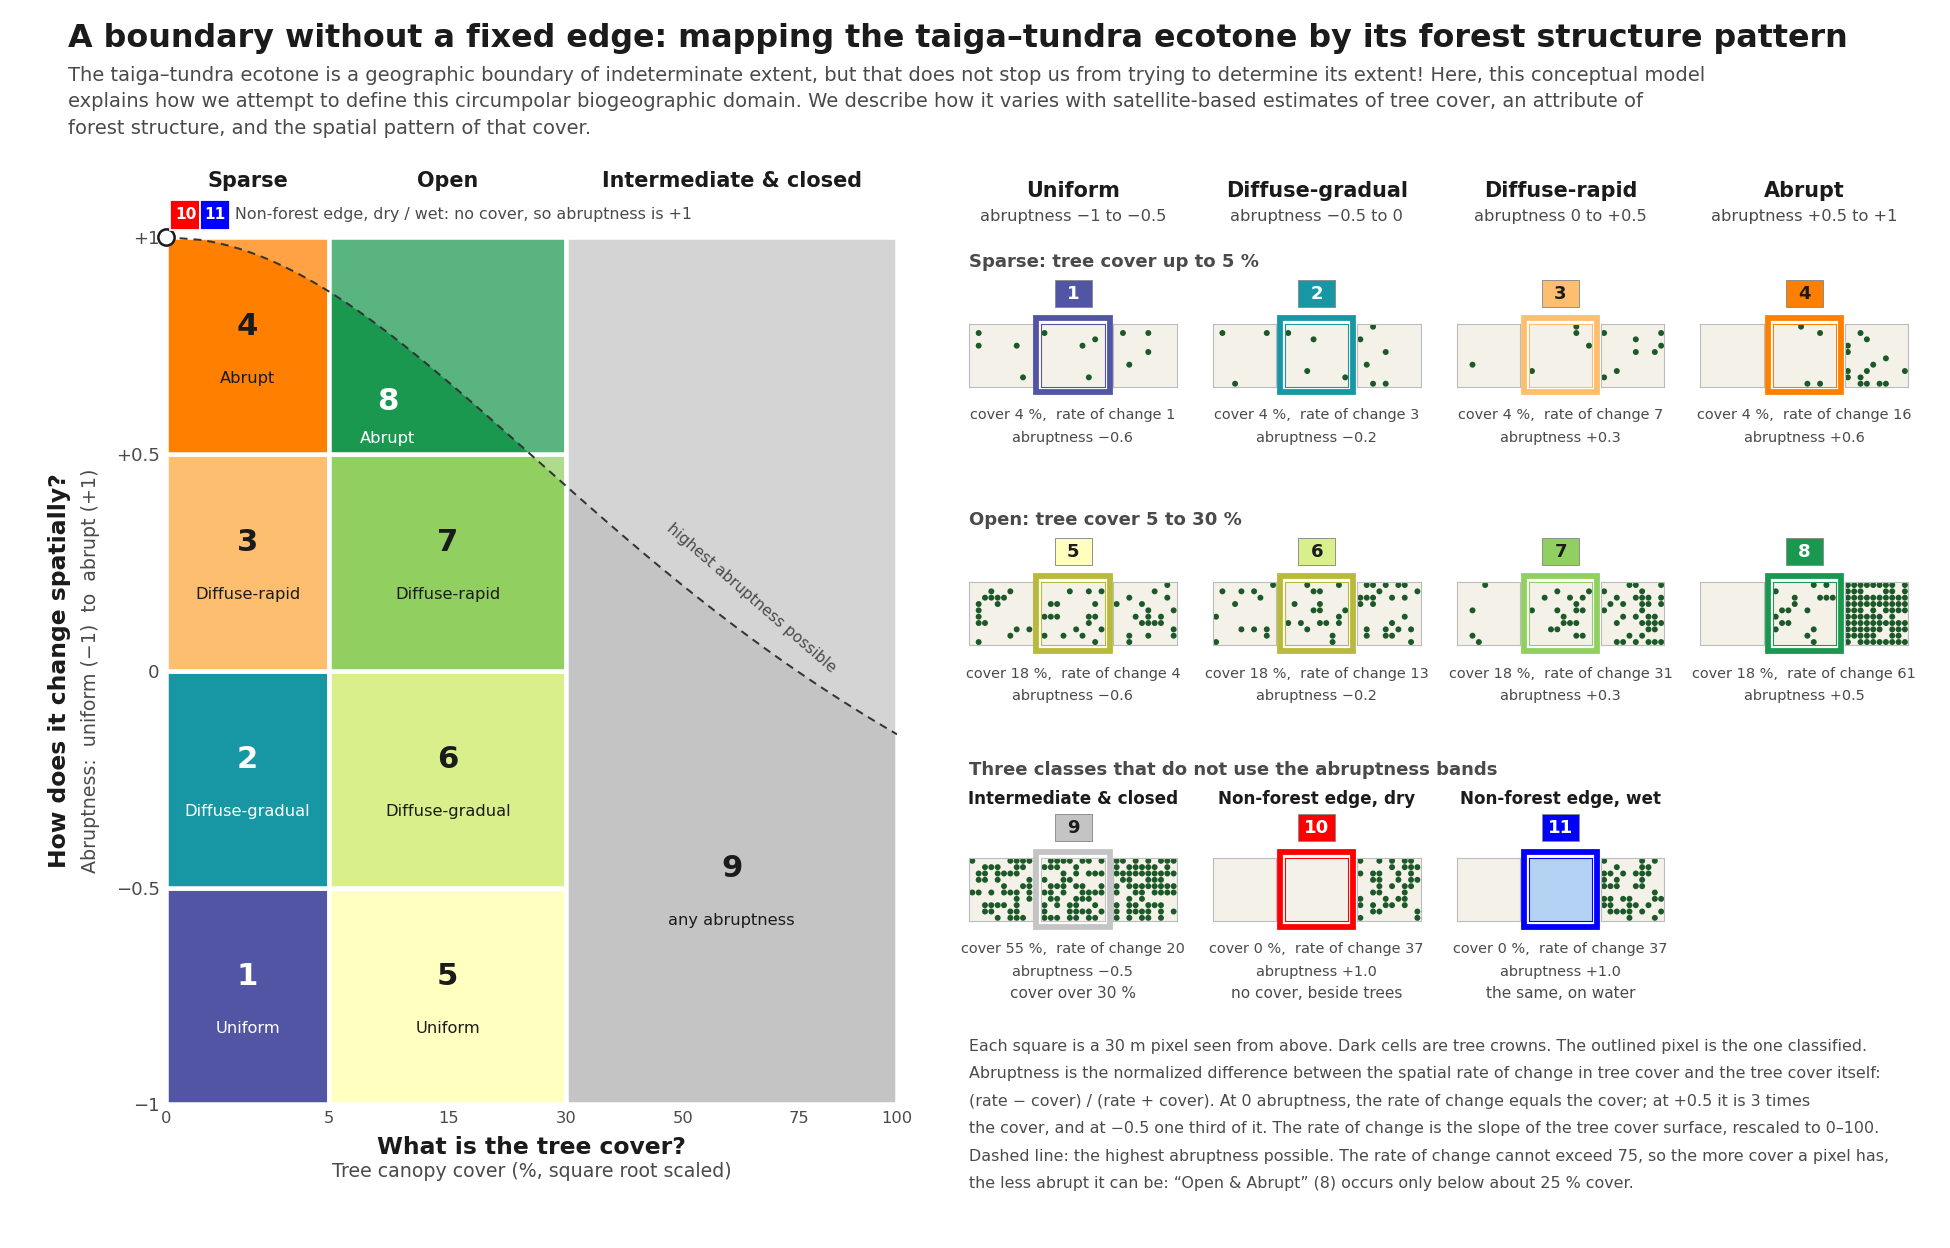

This chart was generated by the following Python code:
"""Conceptual diagram of the TTE classes (tte_classes_diagram.png / .svg, at the top of the README).
Every example pixel is checked against classify() in lib/tte_map.py."""
import re, sys, warnings; warnings.filterwarnings('ignore')
import numpy as np, matplotlib; matplotlib.use('Agg')
import matplotlib.pyplot as plt
from matplotlib.patches import Polygon, Rectangle
from matplotlib.collections import EllipseCollection
# the real code: slope_deg_4n, abruptness, classify (pure numpy), cut out of lib/tte_map.py so no GDAL is needed
import os
HERE = os.path.dirname(os.path.abspath(__file__))
src = open(os.path.join(HERE, '..', '..', 'lib', 'tte_map.py')).read()
ns = dict(np=np, GRID_RES=30.0, SPARSE_MAX=5, OPEN_MAX=30, RELERR_MAX=None, WATER_OCC_MIN=1)
i = src.index('def slope_deg_4n'); j = src.index('# ---------------------------------------------------------------------------\n# Tile driver')
exec(src[i:j], ns)
ns['RELERR_MAX'] = 0
NAMES = {1: 'Sparse & Uniform', 2: 'Sparse & Diffuse-gradual', 3: 'Sparse & Diffuse-rapid', 4: 'Sparse & Abrupt', 5: 'Open & Uniform', 6: 'Open & Diffuse-gradual',
         7: 'Open & Diffuse-rapid', 8: 'Open & Abrupt', 9: 'Intermediate & Closed', 10: 'Non-forest edge (dry)', 11: 'Non-forest edge (wet)'}
COL = dict(zip(range(1, 12), ['#5255a3', '#1796a3', '#fdbf6f', '#ff7f00', '#ffffbf', '#d9ef8b', '#91cf60', '#1a9850', '#c4c4c4', '#ff0000', '#0000ff']))
EX = {1: (3.5, 4, 4.5), 2: (3, 4, 5.5), 3: (1, 4, 8), 4: (0, 4, 15), 5: (16, 18, 20), 6: (12, 18, 24), 7: (4, 18, 36), 8: (0, 18, 85), 9: (45, 55, 65), 10: (0, 0, 40), 11: (0, 0, 40)}
res = {}
for k, (L, t, R) in EX.items():
    z = np.tile(np.array([[L, L, t, R, R]], float), (5, 1)); occ = np.zeros(z.shape)
    if k == 11: occ[:, 2] = 100
    o = ns['classify'](z.copy(), np.ones(z.shape, bool), occ)
    tcc_d = z.copy(); rate, ab = ns['abruptness'](tcc_d.astype(np.float32))
    got = int(o['tte_classification'][2, 2]); res[k] = (float(rate[2, 2]), float(o['tte_abruptness'][2, 2]), got)
    assert got == k, (k, got, res[k])
print('all 11 examples get their class from classify():', {k: (round(v[0], 1), round(v[1], 2)) for k, v in res.items()})
RM = np.degrees(np.arctan(np.hypot(100, 100) / 60)) / .9
INK, INK2, MUTE = '#1b1b1b', '#4a4a4a', '#8a8a8a'
plt.rcParams.update({'font.family': 'DejaVu Sans', 'font.size': 9, 'text.color': INK, 'axes.labelcolor': INK, 'svg.fonttype': 'path', 'hatch.linewidth': .5})
fig = plt.figure(figsize=(15, 9.6), facecolor='white'); q = np.sqrt
fig.text(.035, .962, 'A boundary without a fixed edge: mapping the taiga–tundra ecotone by its forest structure pattern', fontsize=17.6, weight='bold')
for yy, t in ((.935, 'The taiga–tundra ecotone is a geographic boundary of indeterminate extent, but that does not stop us from trying to determine its extent! Here, this conceptual model'),
              (.914, 'explains how we attempt to define this circumpolar biogeographic domain. We describe how it varies with satellite-based estimates of tree cover, an attribute of'),
              (.893, 'forest structure, and the spatial pattern of that cover.')):
    fig.text(.035, yy, t, fontsize=10.8, color=INK2)
ax = fig.add_axes([.085, .115, .375, .695])
EDGE = [-1, -.5, 0, .5, 1]
for b in range(4):
    ax.add_patch(Rectangle((0, EDGE[b]), q(5), .5, fc=COL[1 + b], ec='white', lw=2.5)); ax.add_patch(Rectangle((q(5), EDGE[b]), q(30) - q(5), .5, fc=COL[5 + b], ec='white', lw=2.5))
ax.add_patch(Rectangle((q(30), -1), q(100) - q(30), 2, fc=COL[9], ec='white', lw=2.5))
tt = np.linspace(0, 100, 400); amax = (RM - tt) / (RM + tt)          # highest abruptness possible at each cover
ax.fill_between(q(tt), amax, 1, fc='white', alpha=.28, lw=0, zorder=3)
ax.plot(q(tt), amax, color='#333333', lw=1.1, ls=(0, (4, 3)), zorder=4)
ax.text(q(63), .155, 'highest abruptness possible', rotation=-41, rotation_mode='anchor', ha='center', va='bottom', fontsize=8.6, color=INK2, zorder=5)
N2 = ['Uniform', 'Diffuse-gradual', 'Diffuse-rapid', 'Abrupt']
for b in range(4):
    yc = EDGE[b] + .25
    for k, xc in ((1 + b, q(5) / 2), (5 + b, (q(5) + q(30)) / 2)):
        c = 'white' if k in (1, 2, 8) else INK
        if k == 8: xc, yc_ = q(9.2), .575
        else: yc_ = yc
        ax.text(xc, yc_ + .045, str(k), ha='center', va='center', fontsize=17, weight='bold', color=c, zorder=5)
        ax.text(xc, yc_ - (.04 if k == 8 else .075), N2[b], ha='center', va='center', fontsize=9, color=c, zorder=5)
ax.text((q(30) + q(100)) / 2, -.455, '9', ha='center', va='center', fontsize=17, weight='bold', zorder=5); ax.text((q(30) + q(100)) / 2, -.575, 'any abruptness', ha='center', va='center', fontsize=9, zorder=5)
ax.plot(0, 1, 'o', ms=9, mfc='white', mec=INK, mew=1.4, clip_on=False, zorder=8)
ax.plot([0, .12], [1.0, 1.045], color=INK, lw=.9, clip_on=False, zorder=7)
for k, xx in ((10, .27), (11, .67)):
    ax.plot(xx, 1.052, 's', ms=17, mfc=COL[k], mec='white', mew=1, clip_on=False, zorder=8); ax.text(xx, 1.052, str(k), color='white', ha='center', va='center', fontsize=8.5, weight='bold', zorder=9)
ax.text(.95, 1.052, 'Non-forest edge, dry / wet: no cover, so abruptness is +1', fontsize=8.8, color=INK2, va='center')
for x0, x1, t in ((0, 5, 'Sparse'), (5, 30, 'Open'), (30, 100, 'Intermediate & closed')):
    ax.text((q(x0) + q(x1)) / 2, 1.115, t, ha='center', fontsize=11.5, weight='bold')
ax.set_xlim(0, q(100)); ax.set_ylim(-1, 1); xt = [0, 5, 15, 30, 50, 75, 100]
ax.set_xticks(q(xt)); ax.set_xticklabels([str(v) for v in xt]); ax.set_yticks(EDGE); ax.set_yticklabels(['−1', '−0.5', '0', '+0.5', '+1'], fontsize=10)
ax.text(q(100) / 2, -1.115, 'What is the tree cover?', ha='center', fontsize=13, weight='bold'); ax.text(q(100) / 2, -1.168, 'Tree canopy cover (%, square root scaled)', ha='center', fontsize=10.5, color=INK2)
ax.text(-1.45, 0, 'How does it change spatially?', rotation=90, ha='center', va='center', fontsize=13, weight='bold'); ax.text(-1.03, 0, 'Abruptness:  uniform (−1)  to  abrupt (+1)', rotation=90, ha='center', va='center', fontsize=10.5, color=INK2)
for s_ in ax.spines.values(): s_.set_visible(False)
ax.tick_params(length=0, colors=INK2)
# examples
rng = np.random.default_rng(4); ORD = [rng.permutation(100) for _ in range(40)]
def strip(x0, y0, k, w=.0325):
    L, t, R = EX[k]; h = w * 15 / 9.6
    for m, v in enumerate((L, t, R)):
        a2 = fig.add_axes([x0 + m * (w + .0045), y0, w, h]); bg = [.955, .945, .915]
        if k == 11 and m == 1: bg = [.70, .82, .95]
        n = int(round(v)); idx = ORD[(k * 3 + m) % 40][:n]
        a2.set_facecolor(bg); a2.set_xlim(0, 10); a2.set_ylim(0, 10); a2.set_xticks([]); a2.set_yticks([])
        a2.add_collection(EllipseCollection([.94] * n, [.94] * n, [0] * n, units='x', offsets=np.c_[idx % 10 + .5, idx // 10 + .5].reshape(-1, 2), transOffset=a2.transData, fc=[.11, .35, .16], ec='none'))
        for s in a2.spines.values(): s.set_color(COL[k] if m == 1 and k not in (5, 6) else ('#b9b93a' if m == 1 else '#bbbbbb')); s.set_linewidth(.6)
    ec = COL[k] if k not in (5, 6) else '#b9b93a'
    fig.add_artist(Rectangle((x0 + w + .0045 - .0025, y0 - .0045), w + .005, h + .009, transform=fig.transFigure, fc='none', ec=ec, lw=3.2, zorder=9))
    rate, ab, _ = res[k]
    fig.text(x0 + 1.5 * w + .0045, y0 - .026, f'cover {t:g} %,  rate of change {rate:.0f}', ha='center', fontsize=8, color=INK2)
    fig.text(x0 + 1.5 * w + .0045, y0 - .044, f'abruptness {ab:+.1f}'.replace('-', '−'), ha='center', fontsize=8, color=INK2)
X0 = [.497, .622, .747, .872]; H = N2; H2 = ['−1 to −0.5', '−0.5 to 0', '0 to +0.5', '+0.5 to +1']; M = .0533
def chip(x, y, k):
    fig.patches.append(Rectangle((x - .0095, y), .019, .022, transform=fig.transFigure, fc=COL[k], ec=MUTE, lw=.5))
    fig.text(x, y + .0105, str(k), ha='center', va='center', fontsize=10, weight='bold', color='white' if k in (1, 2, 8, 10, 11) else INK)
for x, a1, b1 in zip(X0, H, H2):
    fig.text(x + M, .842, a1, ha='center', fontsize=11.5, weight='bold'); fig.text(x + M, .823, 'abruptness ' + b1, ha='center', fontsize=9, color=INK2)
for y, ks, name in ((.69, (1, 2, 3, 4), 'Sparse: tree cover up to 5 %'), (.483, (5, 6, 7, 8), 'Open: tree cover 5 to 30 %')):
    fig.text(X0[0], y + .096, name, fontsize=10, weight='bold', color=INK2)
    for x, k in zip(X0, ks): strip(x, y, k); chip(x + M, y + .064, k)
y = .262; fig.text(X0[0], y + .117, 'Three classes that do not use the abruptness bands', fontsize=10, weight='bold', color=INK2)
for x, k, a1, b1 in zip(X0, (9, 10, 11), ('Intermediate & closed', 'Non-forest edge, dry', 'Non-forest edge, wet'), ('cover over 30 %', 'no cover, beside trees', 'the same, on water')):
    strip(x, y, k); chip(x + M, y + .064, k); fig.text(x + M, y + .094, a1, ha='center', fontsize=9.3, weight='bold'); fig.text(x + M, y - .062, b1, ha='center', fontsize=8.5, color=INK2)
for yy, tx in ((.158, 'Each square is a 30 m pixel seen from above. Dark cells are tree crowns. The outlined pixel is the one classified.'),
               (.136, 'Abruptness is the normalized difference between the spatial rate of change in tree cover and the tree cover itself:'),
               (.114, '(rate − cover) / (rate + cover). At 0 abruptness, the rate of change equals the cover; at +0.5 it is 3 times'),
               (.092, 'the cover, and at −0.5 one third of it. The rate of change is the slope of the tree cover surface, rescaled to 0–100.'),
               (.070, 'Dashed line: the highest abruptness possible. The rate of change cannot exceed 75, so the more cover a pixel has,'),
               (.048, 'the less abrupt it can be: “Open & Abrupt” (8) occurs only below about 25 % cover.')):
    fig.text(X0[0], yy, tx, fontsize=8.8, color=INK2)
for ext in ('png', 'svg'):
    fig.savefig(os.path.join(HERE, 'tte_classes_diagram.' + ext), dpi=130)
print('saved')
